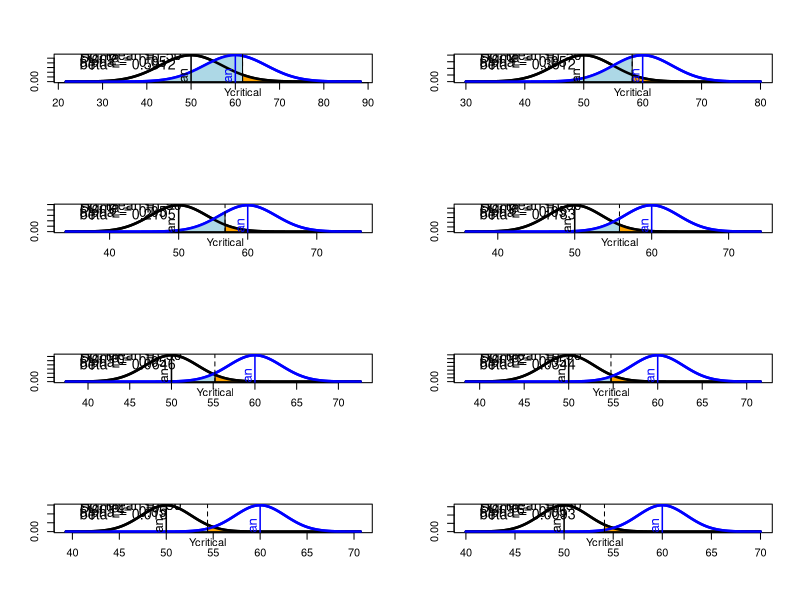

R code for this plot:
# Power demo function

## Create graph with two normal pdf's showing alpha, beta and power

power.graph <- function(hmean = 50,
                        sigma = 10,
                        n = 5,
                        diff = 10,
                        alpha = 0.05,
                        tails = 1) {

   sd = sigma / sqrt(n)

   from <- min(hmean - 4 * sd, hmean + diff - 4 * sd)

   to <- max(hmean + 4 * sd, hmean + diff + 4 * sd)

   tmean <- hmean + diff

   pvalue <- alpha / tails

   zcritical <- hmean + sign(diff) * sd * abs(qnorm(p = pvalue))

   beta <- if (diff < 0) {
      round(1 - pnorm(q = zcritical, mean = tmean, sd = sd), 4)
   } else {
      round(pnorm(q = zcritical, mean = tmean, sd = sd), 4)
   }

   curve(dnorm(x, mean = hmean,
               sd = sd),
         from = from, to = to,
         lwd = 2.5, col = "black",
         xlab = "", ylab = "")

   curve(dnorm(x, mean = tmean,
               sd = sd),
         from = from, to = to,
         lwd = 2.5, col = "blue",
         xlab = "", ylab = "", add = TRUE)

   # Create data to shade rejection zone under Ho curve
   if (diff < 0){
      cord.x <- c(from, seq(from = from, to = zcritical, length.out = 50), zcritical)
      cord.y <- c(0, dnorm(
         seq(from = from, to = zcritical, length.out = 50),
         mean = hmean,
         sd = sd), 0)} else {
            cord.x <- c(zcritical, seq(from = zcritical, to = to, length.out = 50), zcritical)
            cord.y <- c(0, dnorm(
               seq(from = zcritical, to = to, length.out = 50),
               mean = hmean,
               sd = sd), 0)
         }

   # Add the shaded area.
   polygon(cord.x, cord.y, col = "orange")


   # Create data to shade failure to reject zone under True curve
   if (diff < 0){
      cord.x <- c(zcritical, seq(from = zcritical, to = to, length.out = 50), zcritical)
      cord.y <- c(0, dnorm(
         seq(from = zcritical, to = to, length.out = 50),
         mean = tmean,
         sd = sd), 0)} else {
            cord.x <- c(from, seq(from = from, to = zcritical, length.out = 50), zcritical)
            cord.y <- c(0, dnorm(
               seq(from = from, to = zcritical, length.out = 50),
               mean = tmean,
               sd = sd), 0)}

   # Add the shaded area.
   polygon(cord.x, cord.y, col = "lightblue")

   curve(dnorm(x, mean = hmean,
               sd = sd),
         from = from, to = to,
         lwd = 2.5, col = "black",
         xlab = "", ylab = "", add = TRUE)

   curve(dnorm(x, mean = tmean,
               sd = sd),
         from = from, to = to,
         lwd = 2.5, col = "blue",
         xlab = "", ylab = "", add = TRUE)

   abline( v = zcritical, col = "black", lwd = 1, lty = 2)

   abline( v = hmean, col = "black", lwd = 1.5, lty = 1)

   abline( v = tmean, col = "blue", lwd = 1.5, lty = 1)

   text(x = hmean, cex = 1.2,
        y = dnorm(x = hmean, mean = hmean, sd = sd) /2,
        pos = 2, srt = 90, labels = "Ho mean")

   text(x = zcritical,
        y = - dnorm(x = hmean, mean = hmean, sd = sd) /18,
        labels = "Ycritical", xpd = TRUE, pos = 1)

   text(x = tmean, cex = 1.2,
        y = dnorm(x = tmean, mean = tmean, sd = sd) /2,
        pos = 2, srt = 90, labels = "True mean", col = "blue")

   text(x = from + (to - from) /40,
        y = seq(from = 0.95, to = 0.60, length.out = 5) *
           dnorm(x = tmean, mean = tmean, sd = sd),
        pos = 4, cex = 1.3,
        labels = c(
           paste("Ho: Mean =  ", as.character(hmean)),
           paste("Sigma =  ", as.character(sigma)),
           paste("r =  ", as.character(n)),
           paste("alpha =  ", as.character(alpha)),
           paste("beta =  ", as.character(beta))
        ))
}


par(mfrow = c(4, 2))
for (i in (1:8)*2){
power.graph(hmean = 50,
            sigma = 10,
            n = i,
            diff = 10,
            alpha = 0.05,
            tails = 1)
}
